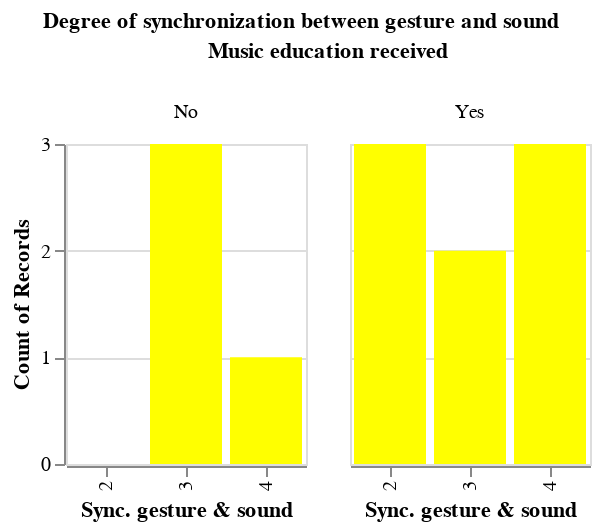

Here is the notebook cell this chart was saved with:
### Code cell
# Crear el histograma
histogram = alt.Chart(data).mark_bar(color = 'yellow').encode(
    x=alt.X('What degree of synchronization do you find between gesture and sound?:N', title='Sync. gesture & sound'),
    y='count():O',
    column='Music education received:N'
).properties(
    title=alt.TitleParams(
        text='Degree of synchronization between gesture and sound',
        fontSize=11,
        anchor='middle',  # Ancla el título al centro
        align='center',  # Alinea el título al centro
        dy=-0  # Ajusta el desplazamiento vertical del título según sea necesario
    )
    #title='Histogram of Music Training and Likability'
).properties(width = 120,
             height = 160).configure_title(
    fontSize=11 
)
histogram

### Figure 1 — Vega-Lite specification as saved in the notebook (floating-point values rounded to 4 significant figures)
{"config": {"view": {"continuousWidth": 300, "continuousHeight": 300}, "title": {"fontSize": 11}}, "data": {"name": "data-6d4fa929756c76fdf24e9e554a8814c1"}, "mark": {"type": "bar", "color": "yellow"}, "encoding": {"column": {"field": "Music education received", "type": "nominal"}, "x": {"field": "What degree of synchronization do you find between gesture and sound?", "title": "Sync. gesture & sound", "type": "nominal"}, "y": {"aggregate": "count", "type": "ordinal"}}, "height": 160, "title": {"text": "Degree of synchronization between gesture and sound", "align": "center", "anchor": "middle", "dy": 0, "fontSize": 11}, "width": 120, "$schema": "https://vega.github.io/schema/vega-lite/v5.8.0.json", "datasets": {"data-6d4fa929756c76fdf24e9e554a8814c1": [{"Marca temporal": "5/07/2023 19:16:53", "Choose your language": "English", "Nickname": "adithi", "Age": 22, "Sex": "Female", "Music education received": "Yes", "How much previous practice and training does the performer need for performing with the instrument, when compared to a traditional musical instrument?": 2, "How much control does the performer have on the musical output? ": 3, "How much real-time feedback (e.g., visual, auditory) does the user receive from the system? ": 3, "How tiring is it to play music with this system when compared to musical instruments? ": 2, "Is it hard to play in tempo with the system when compared to musical instruments? ": 2, "Which approach between the rhythmic accompaniament and the note accompaniament do you consider more user-friendly?": 2, "What degree of synchronization do you find between gesture and sound?": 4}, {"Marca temporal": "5/07/2023 19:29:08", "Choose your language": "Spanish", "Nickname": "alberto", "Age": 26, "Sex": "Masculino", "Music education received": "Yes", "How much previous practice and training does the performer need for performing with the instrument, when compared to a traditional musical instrument?": 1, "How much control does the performer have on the musical output? ": 3, "How much real-time feedback (e.g., visual, auditory) does the user receive from the system? ": 4, "How tiring is it to play music with this system when compared to musical instruments? ": 1, "Is it hard to play in tempo with the system when compared to musical instruments? ": 4, "Which approach between the rhythmic accompaniament and the note accompaniament do you consider more user-friendly?": 2, "What degree of synchronization do you find between gesture and sound?": 2}, {"Marca temporal": "5/07/2023 19:44:09", "Choose your language": "English", "Nickname": "thomas", "Age": 26, "Sex": "Male", "Music education received": "No", "How much previous practice and training does the performer need for performing with the instrument, when compared to a traditional musical instrument?": 3, "How much control does the performer have on the musical output? ": 1, "How much real-time feedback (e.g., visual, auditory) does the user receive from the system? ": 3, "How tiring is it to play music with this system when compared to musical instruments? ": 2, "Is it hard to play in tempo with the system when compared to musical instruments? ": 5, "Which approach between the rhythmic accompaniament and the note accompaniament do you consider more user-friendly?": 1, "What degree of synchronization do you find between gesture and sound?": 3}, {"Marca temporal": "5/07/2023 19:55:03", "Choose your language": "English", "Nickname": "abishek", "Age": 26, "Sex": "Male", "Music education received": "Yes", "How much previous practice and training does the performer need for performing with the instrument, when compared to a traditional musical instrument?": 3, "How much control does the performer have on the musical output? ": 3, "How much real-time feedback (e.g., visual, auditory) does the user receive from the system? ": 4, "How tiring is it to play music with this system when compared to musical instruments? ": 3, "Is it hard to play in tempo with the system when compared to musical instruments? ": 2, "Which approach between the rhythmic accompaniament and the note accompaniament do you consider more user-friendly?": 1, "What degree of synchronization do you find between gesture and sound?": 2}, {"Marca temporal": "5/07/2023 20:09:27", "Choose your language": "English", "Nickname": "dilip", "Age": 28, "Sex": "Male", "Music education received": "Yes", "How much previous practice and training does the performer need for performing with the instrument, when compared to a traditional musical instrument?": 3, "How much control does the performer have on the musical output? ": 1, "How much real-time feedback (e.g., visual, auditory) does the user receive from the system? ": 2, "How tiring is it to play music with this system when compared to musical instruments? ": 3, "Is it hard to play in tempo with the system when compared to musical instruments? ": 5, "Which approach between the rhythmic accompaniament and the note accompaniament do you consider more user-friendly?": 1, "What degree of synchronization do you find between gesture and sound?": 2}, {"Marca temporal": "6/07/2023 12:57:58", "Choose your language": "Spanish", "Nickname": "Gon MT", "Age": 30, "Sex": "Masculino", "Music education received": "Yes", "How much previous practice and training does the performer need for performing with the instrument, when compared to a traditional musical instrument?": 2, "How much control does the performer have on the musical output? ": 2, "How much real-time feedback (e.g., visual, auditory) does the user receive from the system? ": 5, "How tiring is it to play music with this system when compared to musical instruments? ": 1, "Is it hard to play in tempo with the system when compared to musical instruments? ": 4, "Which approach between the rhythmic accompaniament and the note accompaniament do you consider more user-friendly?": 1, "What degree of synchronization do you find between gesture and sound?": 3}, {"Marca temporal": "8/07/2023 0:30:35", "Choose your language": "Spanish", "Nickname": "Marti", "Age": 21, "Sex": "Masculino", "Music education received": "Yes", "How much previous practice and training does the performer need for performing with the instrument, when compared to a traditional musical instrument?": 2, "How much control does the performer have on the musical output? ": 2, "How much real-time feedback (e.g., visual, auditory) does the user receive from the system? ": 5, "How tiring is it to play music with this system when compared to musical instruments? ": 1, "Is it hard to play in tempo with the system when compared to musical instruments? ": 2, "Which approach between the rhythmic accompaniament and the note accompaniament do you consider more user-friendly?": 1, "What degree of synchronization do you find between gesture and sound?": 4}, {"Marca temporal": "11/07/2023 13:31:07", "Choose your language": "Spanish", "Nickname": "María", "Age": 28, "Sex": "Femenino", "Music education received": "Yes", "How much previous practice and training does the performer need for performing with the instrument, when compared to a traditional musical instrument?": 1, "How much control does the performer have on the musical output? ": 2, "How much real-time feedback (e.g., visual, auditory) does the user receive from the system? ": 3, "How tiring is it to play music with this system when compared to musical instruments? ": 2, "Is it hard to play in tempo with the system when compared to musical instruments? ": 5, "Which approach between the rhythmic accompaniament and the note accompaniament do you consider more user-friendly?": 1, "What degree of synchronization do you find between gesture and sound?": 3}, {"Marca temporal": "11/07/2023 22:06:31", "Choose your language": "Spanish", "Nickname": "Marta", "Age": 23, "Sex": "Femenino", "Music education received": "No", "How much previous practice and training does the performer need for performing with the instrument, when compared to a traditional musical instrument?": 3, "How much control does the performer have on the musical output? ": 2, "How much real-time feedback (e.g., visual, auditory) does the user receive from the system? ": 3, "How tiring is it to play music with this system when compared to musical instruments? ": 1, "Is it hard to play in tempo with the system when compared to musical instruments? ": 4, "Which approach between the rhythmic accompaniament and the note accompaniament do you consider more user-friendly?": 1, "What degree of synchronization do you find between gesture and sound?": 4}, {"Marca temporal": "11/07/2023 22:11:20", "Choose your language": "Spanish", "Nickname": "Montse", "Age": 24, "Sex": "Femenino", "Music education received": "No", "How much previous practice and training does the performer need for performing with the instrument, when compared to a traditional musical instrument?": 2, "How much control does the performer have on the musical output? ": 3, "How much real-time feedback (e.g., visual, auditory) does the user receive from the system? ": 4, "How tiring is it to play music with this system when compared to musical instruments? ": 3, "Is it hard to play in tempo with the system when compared to musical instruments? ": 4, "Which approach between the rhythmic accompaniament and the note accompaniament do you consider more user-friendly?": 1, "What degree of synchronization do you find between gesture and sound?": 3}, {"Marca temporal": "12/07/2023 15:50:26", "Choose your language": "Spanish", "Nickname": "Corcu", "Age": 24, "Sex": "Masculino", "Music education received": "No", "How much previous practice and training does the performer need for performing with the instrument, when compared to a traditional musical instrument?": 2, "How much control does the performer have on the musical output? ": 1, "How much real-time feedback (e.g., visual, auditory) does the user receive from the system? ": 3, "How tiring is it to play music with this system when compared to musical instruments? ": 4, "Is it hard to play in tempo with the system when compared to musical instruments? ": 4, "Which approach between the rhythmic accompaniament and the note accompaniament do you consider more user-friendly?": 1, "What degree of synchronization do you find between gesture and sound?": 3}, {"Marca temporal": "12/07/2023 15:50:29", "Choose your language": "Spanish", "Nickname": "María Pérez ", "Age": 22, "Sex": "Femenino", "Music education received": "Yes", "How much previous practice and training does the performer need for performing with the instrument, when compared to a traditional musical instrument?": 1, "How much control does the performer have on the musical output? ": 2, "How much real-time feedback (e.g., visual, auditory) does the user receive from the system? ": 3, "How tiring is it to play music with this system when compared to musical instruments? ": 2, "Is it hard to play in tempo with the system when compared to musical instruments? ": 3, "Which approach between the rhythmic accompaniament and the note accompaniament do you consider more user-friendly?": 1, "What degree of synchronization do you find between gesture and sound?": 4}]}}
